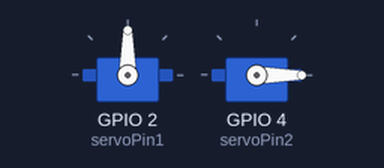
This sketch was run on a simulated ESP32. On the bench: 2 × servo.

Above: at 0.05 s.
Timing chart, 0 to 4.6 s (numbered marks = the images above):
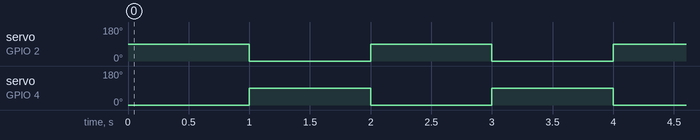

The sketch:

Servo_motor.ino
```cpp
// Incluir a biblioteca ESP32 Arduino Servo Library:
//https://github.com/madhephaestus/ESP32Servo/tree/master
#include <ESP32Servo.h>

Servo myservo1;  //criar um objeto do tipo servo
Servo myservo2;  //criar um objeto do tipo servo
int servoPin1 = 2;  // Pin usado
int servoPin2 = 4;
void setup(){
  myservo1.attach(servoPin1); //associar o pin utilizado
  myservo2.attach(servoPin2); //associar o pin utilizado

}

void loop() {
  myservo1.write(90); // baixo


  myservo2.write(0); // cima
  delay(1000); // esperar 1 segundo

  myservo1.write(0); // cima
  myservo2.write(90); //baixo
  delay(1000); // esperar 1 segundo*/
}
```

Measured:
- by itself, servo on GPIO 2 (servoPin1), servo on GPIO 4 (servoPin2): alternates 90° for 1.0 s and 0° for 1.0 s
